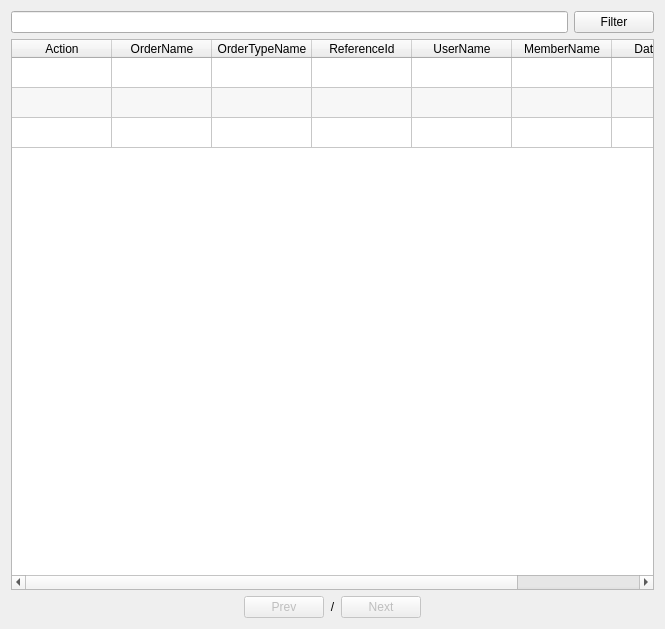
<?xml version="1.0" encoding="UTF-8"?>
<ui version="4.0">
 <class>FormManageItemSold</class>
 <widget class="QWidget" name="FormManageItemSold">
  <property name="geometry">
   <rect>
    <x>0</x>
    <y>0</y>
    <width>665</width>
    <height>629</height>
   </rect>
  </property>
  <property name="windowTitle">
   <string>Manage item sold</string>
  </property>
  <layout class="QHBoxLayout" name="horizontalLayout_3">
   <item>
    <layout class="QVBoxLayout" name="verticalLayout">
     <item>
      <layout class="QHBoxLayout" name="horizontalLayout">
       <item>
        <widget class="QLineEdit" name="lineEditFilter"/>
       </item>
       <item>
        <widget class="QPushButton" name="pushButtonFilter">
         <property name="text">
          <string>Filter</string>
         </property>
        </widget>
       </item>
      </layout>
     </item>
     <item>
      <widget class="QTableWidget" name="tableWidgetData">
       <property name="editTriggers">
        <set>QAbstractItemView::NoEditTriggers</set>
       </property>
       <property name="alternatingRowColors">
        <bool>true</bool>
       </property>
       <property name="verticalScrollMode">
        <enum>QAbstractItemView::ScrollPerPixel</enum>
       </property>
       <property name="horizontalScrollMode">
        <enum>QAbstractItemView::ScrollPerPixel</enum>
       </property>
       <property name="gridStyle">
        <enum>Qt::SolidLine</enum>
       </property>
       <property name="sortingEnabled">
        <bool>false</bool>
       </property>
       <attribute name="horizontalHeaderStretchLastSection">
        <bool>true</bool>
       </attribute>
       <attribute name="verticalHeaderVisible">
        <bool>false</bool>
       </attribute>
       <row>
        <property name="text">
         <string>New Row</string>
        </property>
       </row>
       <row>
        <property name="text">
         <string>New Row</string>
        </property>
       </row>
       <row>
        <property name="text">
         <string>New Row</string>
        </property>
       </row>
       <column>
        <property name="text">
         <string>Action</string>
        </property>
       </column>
       <column>
        <property name="text">
         <string>OrderName</string>
        </property>
       </column>
       <column>
        <property name="text">
         <string>OrderTypeName</string>
        </property>
       </column>
       <column>
        <property name="text">
         <string>ReferenceId</string>
        </property>
       </column>
       <column>
        <property name="text">
         <string>UserName</string>
        </property>
       </column>
       <column>
        <property name="text">
         <string>MemberName</string>
        </property>
       </column>
       <column>
        <property name="text">
         <string>DateValue</string>
        </property>
       </column>
       <column>
        <property name="text">
         <string>UpdateTs</string>
        </property>
       </column>
      </widget>
     </item>
     <item>
      <layout class="QHBoxLayout" name="horizontalLayout_2">
       <item>
        <spacer name="horizontalSpacer">
         <property name="orientation">
          <enum>Qt::Horizontal</enum>
         </property>
         <property name="sizeHint" stdset="0">
          <size>
           <width>40</width>
           <height>20</height>
          </size>
         </property>
        </spacer>
       </item>
       <item>
        <widget class="QPushButton" name="pushButtonPrev">
         <property name="enabled">
          <bool>false</bool>
         </property>
         <property name="text">
          <string>Prev</string>
         </property>
        </widget>
       </item>
       <item>
        <widget class="QLabel" name="labelPageIndicator">
         <property name="text">
          <string>&lt;CurrentPage&gt;/&lt;TotalPage&gt;</string>
         </property>
         <property name="alignment">
          <set>Qt::AlignCenter</set>
         </property>
        </widget>
       </item>
       <item>
        <widget class="QPushButton" name="pushButtonNext">
         <property name="enabled">
          <bool>false</bool>
         </property>
         <property name="text">
          <string>Next</string>
         </property>
        </widget>
       </item>
       <item>
        <spacer name="horizontalSpacer_2">
         <property name="orientation">
          <enum>Qt::Horizontal</enum>
         </property>
         <property name="sizeHint" stdset="0">
          <size>
           <width>40</width>
           <height>20</height>
          </size>
         </property>
        </spacer>
       </item>
      </layout>
     </item>
    </layout>
   </item>
  </layout>
 </widget>
 <resources/>
 <connections/>
</ui>
